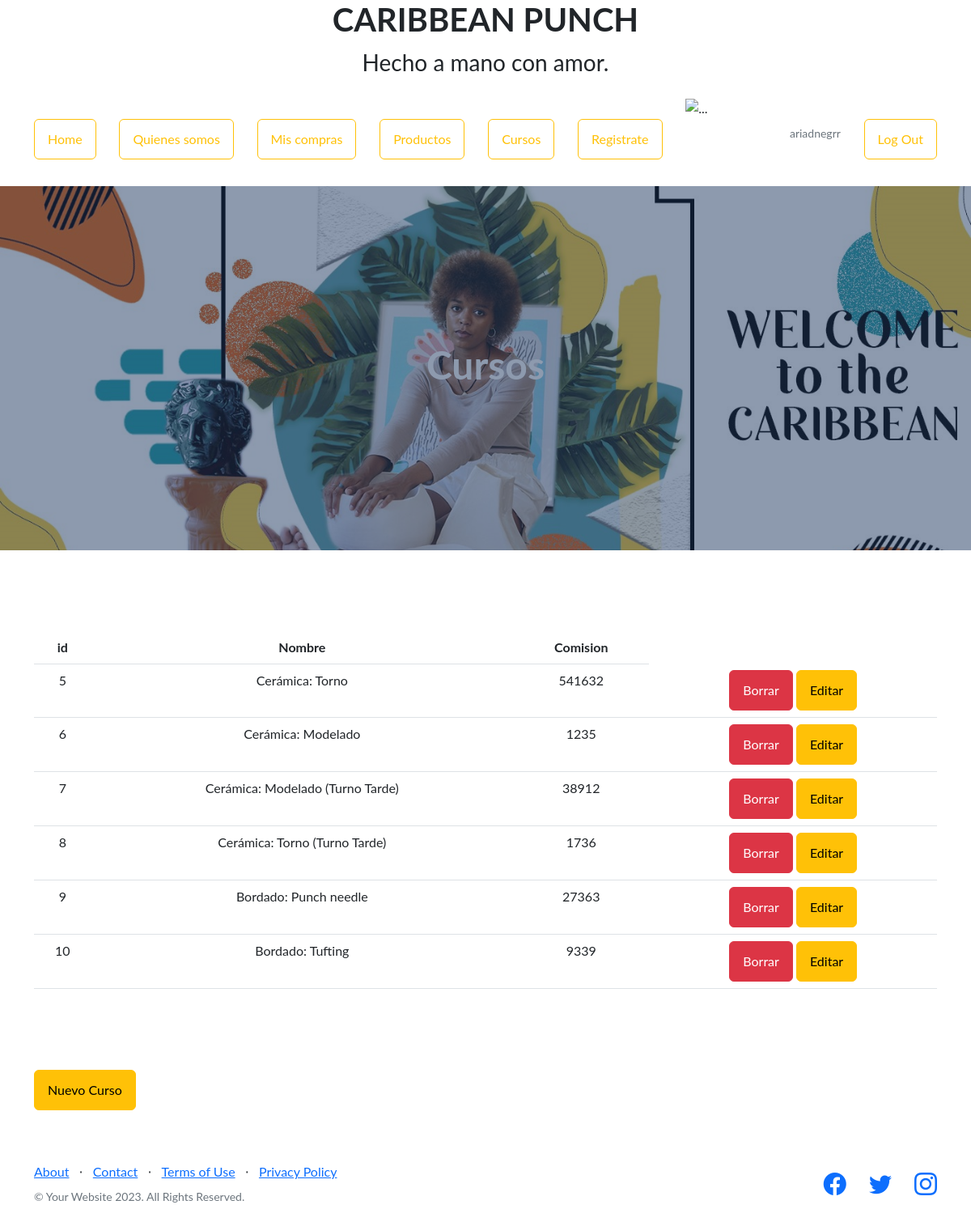
Screenshot of /appCoder/cursos (signed in) with the database file from the repository.
### AppCoder/models.py (models this page shows, shortened)
class Curso(models.Model):
    nombre = models.CharField(max_length=40)
    comision = models.IntegerField()

### AppCoder/views.py (the view)
# urls.py: path("cursos" , views.cursos, name="Cursos"),
def cursos(request):
    cursos = Curso.objects.all()
    return render (request, "cursos.html", {"cursos":cursos})

### AppCoder/template/cursos.html (shortened to what this page needs)
{% extends "padre.html" %}
{% block seccion %}
    <h1> Cursos </h1>
{% endblock %}
{% block contenido %}
    <div class="container">
        <table class="table table-hover" style="text-align: center; margin-top: 100px; margin-bottom: 100px">
            <tr>
                <th>id</th>
                <th>Nombre</th>
                <th>Comision</th>
            </tr>
            {% for curso in cursos %}
            <tr>
                <td>{{curso.id}}</td>
                <td>{{curso.nombre}}</td>
                <td>{{curso.comision}}</td>
                <td>
                    {% if request.user.is_authenticated %}
                    <a href="{% url 'eliminar_curso' curso.id %}" class="btn btn-danger" >Borrar</a>
                    <a href="{% url 'editar_curso' curso.id %}" class="btn btn-warning" >Editar</a>
                    {% endif %}
                </td>
            {% endfor %}
            </tr>
        </table>
        <a href="" class="btn btn-warning" >Nuevo Curso</a>
    </div>
{% endblock %}

### AppCoder/template/padre.html (shortened to what this page needs)
<!DOCTYPE html>
<div class="container-fluid text-center">
    <h1 class="font-weight-bold">CARIBBEAN PUNCH</h1>
    <p class="fs-3">Hecho a mano con amor.</p>
  </div>
<html lang="en">
    <head>
        {% load static %}
        <link href="https://cdn.jsdelivr.net/npm/bootstrap-icons@1.5.0/font/bootstrap-icons.css" rel="stylesheet" type="text/css" />
        <link href="{% static 'app_coder/css/styles.css' %}" rel="stylesheet" />
    </head>
    <body>
        <nav class="navbar navbar-light static-top">
            <div class="container">
                <a href="{% url 'home' %}" class="btn btn-outline-warning">Home</a>
                <a href="{% url 'Quienes_somos' %}" class="btn btn-outline-warning">Quienes somos</a>
                {% if request.user.is_authenticated %}
                <a href="{% url 'Mis_compras' %}" class="btn btn-outline-warning">Mis compras</a>
                {% endif %}
                <a href="{% url 'productos' %}" class="btn btn-outline-warning">Productos</a>
                <a href="{% url 'Cursos' %}" class="btn btn-outline-warning"> Cursos</a>
                <a href="{% url 'Register' %}" class="btn btn-outline-warning"> Registrate</a>
                {% if request.user.is_authenticated %}
                    <img src="{{ url }}" class="img.thumbnail" alt="..." width="100px" height="100px">
                    <p class="text-muted small">{{user.username}}</p>
                    <a href="{% url 'Logout' %}" class="btn btn-outline-warning">Log Out</a>
                {% endif %}
            </div>
        </nav>
        <header class="masthead">
            <div class="container-respo">
                <div class="row justify-content-center">
                    <div class="col-xl-6">
                        <div class="text-center text-white">
                            {% block seccion %}
                            {% endblock %}
                        </div>
                    </div>
                </div>
            </div>
        </header>
        {% block contenido%}
        {% endblock %}
        <footer class="footer">
            <div class="container">
                <div class="row">
                    <div class="col-lg-6 h-100 text-center text-lg-start my-auto">
                        <ul class="list-inline mb-2">
                            <li class="list-inline-item"><a href="#!">About</a></li>
                            <li class="list-inline-item">⋅</li>
                            <li class="list-inline-item"><a href="#!">Contact</a></li>
                            <li class="list-inline-item">⋅</li>
                            <li class="list-inline-item"><a href="#!">Terms of Use</a></li>
                            <li class="list-inline-item">⋅</li>
                            <li class="list-inline-item"><a href="#!">Privacy Policy</a></li>
                        </ul>
                        <p class="text-muted small mb-4 mb-lg-0">&copy; Your Website 2023. All Rights Reserved.</p>
                    </div>
                    <div class="col-lg-6 h-100 text-center text-lg-end my-auto">
                        <ul class="list-inline mb-0">
                            <li class="list-inline-item me-4">
                                <a href="#!"><i class="bi-facebook fs-3"></i></a>
                            </li>
                            <li class="list-inline-item me-4">
                                <a href="#!"><i class="bi-twitter fs-3"></i></a>
                            </li>
                            <li class="list-inline-item">
                                <a href="#!"><i class="bi-instagram fs-3"></i></a>
                            </li>
                        </ul>
                    </div>
                </div>
            </div>
        </footer>
    </body>
</html>

### rows the page displays
Curso: id "5", nombre "Cerámica: Torno", comision "541632"
Curso: id "6", nombre "Cerámica: Modelado", comision "1235"
Curso: id "7", nombre "Cerámica: Modelado (Turno Tarde)", comision "38912"
Curso: id "8", nombre "Cerámica: Torno (Turno Tarde)", comision "1736"
Curso: id "9", nombre "Bordado: Punch needle", comision "27363"
Curso: id "10", nombre "Bordado: Tufting", comision "9339"

### other values shown
{{ user.username }} "ariadnegrr"
